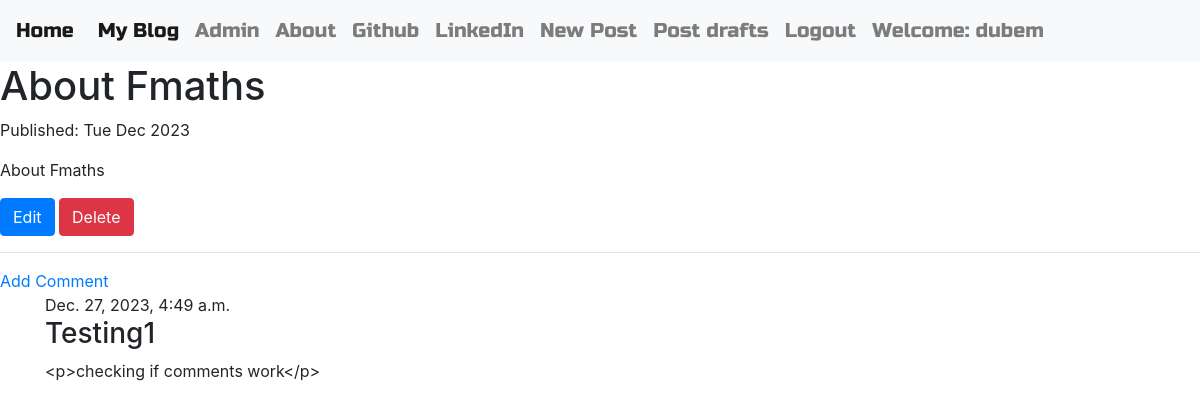
The app's page /detail/4/ (signed in) with its own data.
### blog/models.py (models this page shows, shortened)
class Post(models.Model):
    author = models.ForeignKey("auth.User", on_delete=models.CASCADE)
    title = models.CharField(max_length=200)
    text = models.TextField()
    create_date = models.DateTimeField(default=timezone.now)
    published_date = models.DateTimeField(blank=True, null=True)

class Comment(models.Model):
    post = models.ForeignKey('blog.Post', related_name='comments', on_delete=models.CASCADE)
    author = models.CharField(max_length=200)
    text = models.TextField()
    create_date = models.DateTimeField(default=timezone.now)
    approved_comment = models.BooleanField(default=False)

### blog/views.py (the view)
# urls.py: path('detail/<int:pk>/', views.PostDetailView.as_view(), name='post_detail'),
class PostDetailView(DetailView):
    model = Post
    template_name = 'blog/post_detail.html'

### blog/templates/blog/post_detail.html (shortened to what this page needs)
{% extends 'blog/base.html' %}
{% block body_block %}
<h1 class="posttitle loader">{{post.title}} </h1>
{% if post.published_date %}
<div class-'date'>
    <p>Published: {{post.published_date|date:'D M Y'}}</p>
</div>
{% else %}
<a class='btn btn-default' href={% url "blog:post_publish" pk=post.pk %}>Publish</a>
{% endif %}
<p class='postcontent'>{{ post.title|safe|linebreaksbr }}</p>
{% if user.is_authenticated%}
<a class='btn btn-primary' href={% url "blog:post_edit" pk=post.pk %}>Edit</a>
<a class='btn btn-danger' href={% url "blog:post_remove" pk=post.pk %}>Delete</a>
{% endif %}
<hr>
<a href={% url "blog:add_comment_to_post" pk=post.pk %}>Add Comment</a>
<div class='container'>
    <div class='row'>
        <div class='col-md-12'>
            <div class='panel panel-default'>
                <div class='panel-body'>
                    {% for comment in post.comments.all %}
                    <div class='panel panel-default'>
                        <div class='panel-heading'>
                            {% if user.is_authenticated and comment.approved_comment %}
                            {{ comment.create_date}}
                            <h3 class='panel-title'>{{comment.author}}</h3>
                        </div>
                        <div class='panel-body'>
                            <p>{{comment.text}}</p>
                        </div>
                            {% endif %}
                    </div>
                    {% empty %}
                    <p>There is no comment under this page</p>
                    {% endfor %}
                </div>
            </div>
        </div>
    </div>
</div>
{% endblock %}

### blog/templates/blog/base.html (shortened to what this page needs)
<!DOCTYPE html>
{% load static %}
<html lang="en" dir="ltr">
  <head>
    <link rel="stylesheet" href="https://stackpath.bootstrapcdn.com/bootstrap/4.3.1/css/bootstrap.min.css">
    <link rel="stylesheet" href="//cdn.jsdelivr.net/npm/medium-editor@latest/dist/css/medium-editor.min.css" type="text/css" media="screen" charset="utf-8">
    <link rel='stylesheet', href={% static 'css/blog.css' %}>
  </head>
  <body class="loader">
    <nav class="navbar navbar-expand-lg navbar-light bg-light">
        <a class="navbar-brand" href={% url "blog:index"%}>Home</a>
        <div class="collapse navbar-collapse" id="navbarNav">
            <ul class="navbar-nav">
                <li class="nav-item active"><a class="nav-link" href={% url "blog:post_list" %}>My Blog<span class="sr-only">(current)</span></a></li>
                <li class="nav-item"><a class="nav-link" href={% url "admin:index" %}>Admin</a></li>
                <li class="nav-item"><a class="nav-link" href={% url "blog:about" %}>About</a></li>
                <li class="nav-item"><a class="nav-link" href='https://www.github.com'>Github</a></li>
                <li class="nav-item"><a class="nav-link" href='https://www.linkedin.com'>LinkedIn</a></li>
                {% if user.is_authenticated %}
                <li><a class="nav-link"href={% url "blog:post_new"%}>New Post</a></li>
                <li class="nav-item">
                    <a class="nav-link"href={% url "blog:post_draft_list"%}>Post drafts</a>
                </li>
                <li class="nav-item">
                    <a class="nav-link" href={% url "blog:logout"%}>Logout</a>
                </li>
                <li class="nav-link">Welcome: {{user.username}}</li>
                {% else %}
                <li class="nav-item ml-auto">
                    <a class="nav-link" href={% url "blog:login" %}>Login</a>
                </li>
                {% endif %}
            </ul>
        </div>
    </nav>
    {% block body_block %}{% endblock %}
</body>
</html>

### blog/static/css/blog.css (style rules this page uses)
.bg-light { font-family: 'Russo One', serif; font-size: 20px; }
.loader { filter:hue-rotate(0deg); color:linear-gradient(45deg,#0f8,#08f) !important; animation:hue 10000ms infinite linear; }

### records on screen
Post: title "About Fmaths", published_date "Tue Dec 2023"
Comment: create_date "Dec. 27, 2023, 4:49 a.m.", author "Testing1", text "<p>checking if comments work</p>"

### other values on screen
{{ user.username }} "dubem"
